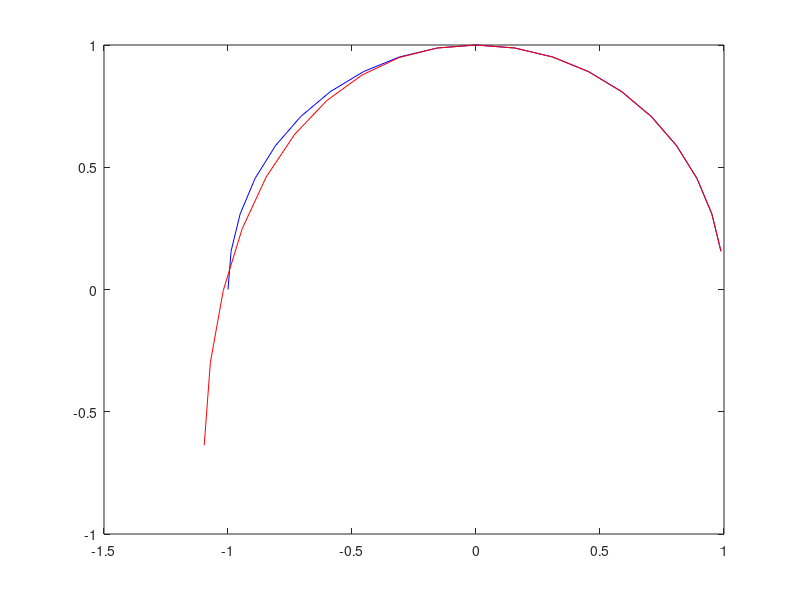

Recreate this plot in MATLAB.
frame = (1:20)';

x_true = zeros(20,1);
y_true = zeros(20,1);

x_pred = zeros(20,1);
y_pred = zeros(20,1);

error = zeros(20,2);

for i= 1:20
    x_true(i) = cosd(180*i/20);
    y_true(i) = sind(180*i/20);
end

p_x = polyfit(frame(1:12), x_true(1:12), 3);
p_y = polyfit(frame(1:12), y_true(1:12), 3);

x_pred(1:12) = x_true(1:12);
y_pred(1:12) = y_true(1:12);

for i=12:20
    x_pred(i) = p_x(1) * frame(i) * frame(i) * frame(i) + p_x(2) * frame(i) * frame(i) + p_x(3) * frame(i) + p_x(4);
    y_pred(i) = p_y(1) * frame(i) * frame(i) * frame(i) + p_y(2) * frame(i) * frame(i) + p_y(3) * frame(i) + p_y(4);
    error(i,1) = x_pred(i) - x_true(i);
    error(i,2) = y_pred(i) - y_true(i);
end

true = [x_true(:,1) y_true(:,1)];
pred = [x_pred(:,1) y_pred(:,1)];
error

plot(true(:,1), true(:,2),'b');
hold on;
plot(pred(:,1), pred(:,2),'r');
